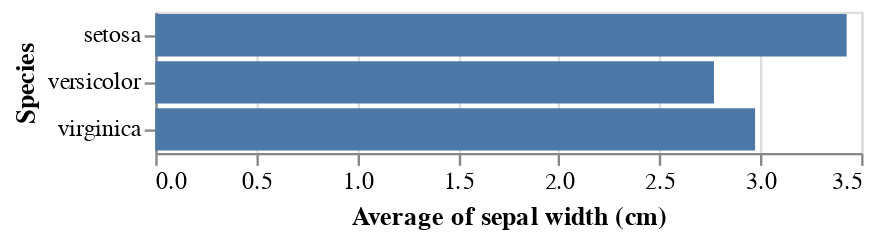

The notebook cell this image was saved under:
### Code cell
chart.mark_bar().encode(
    alt.Y('Species', type='nominal'),
    alt.X('sepal width (cm)', type='quantitative', aggregate='average')
)

### Figure 1 — Vega-Lite specification as saved in the notebook (floating-point values rounded to 4 significant figures; data arrays with more than 128 entries replaced by an {"elided": "..."} marker saying what was removed)
{"config": {"view": {"continuousWidth": 300, "continuousHeight": 300}}, "data": {"name": "data-162de5d8e07975ad058db8336257627e"}, "mark": {"type": "bar"}, "encoding": {"x": {"aggregate": "average", "field": "sepal width (cm)", "type": "quantitative"}, "y": {"field": "Species", "type": "nominal"}}, "$schema": "https://vega.github.io/schema/vega-lite/v5.20.1.json", "datasets": {"data-162de5d8e07975ad058db8336257627e": {"elided": "150 records"}}}
